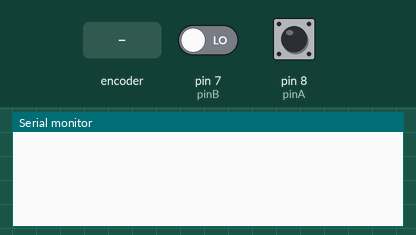
Recording of a sketch running on a simulated Arduino Uno, built with avr-gcc and run on an emulated ATmega328P. Parts: the last lines printed to the serial monitor. The test bench sets the inputs (shaded band); at power-on: pin 7 (pinB) LOW, pin 8 (pinA) HIGH.

Above: at 1.2 s.
1.3 s: rotary encoder on pin 8 (pinA) / pin 7 (pinB) turned 1 step (first pin leading)
At 2.6 s:
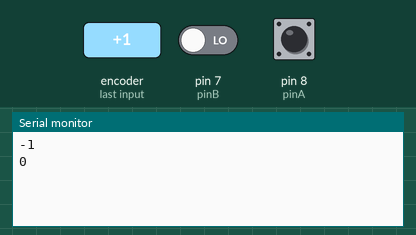
3.0 s: rotary encoder on pin 8 (pinA) / pin 7 (pinB) turned 1 step (first pin leading)
At 4.1 s:
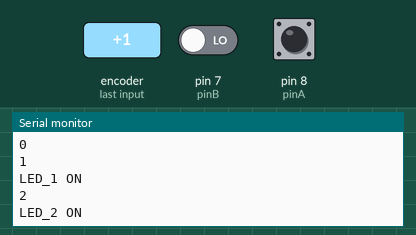
Timing chart, 0 to 6.0 s (numbered marks = the images above; inputs shaded):
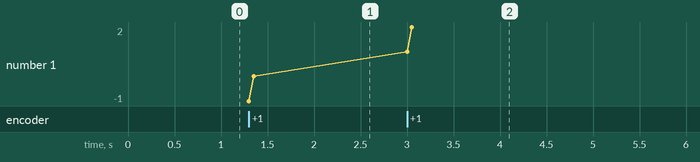

The sketch:

Rotary_Encoder_Led_Slider.ino
```cpp
int pinA=8;
int pinB=7;
int buttonPin=6;
int c=0;
int lastStateA;
int currentStateA;
int dt=100;
int Led1=5;
int Led2=4;
int Led3=3;
int Led4=2;
int mod;

void setup()
{
  pinMode(pinA,INPUT);
  pinMode(pinB,INPUT);
  pinMode(buttonPin,INPUT);
  Serial.begin(9600);

  lastStateA=digitalRead(pinA); //for counting steps
}
void loop()
{
    currentStateA=digitalRead(pinA);
    if(lastStateA!=currentStateA) //count increses both in cw or acw rotation as it only counts steps....so if step changes coount increases.
    {
      //if last state not equal to current state...it means count has increased....now we have to check in which direction it has it has increased.
      if(digitalRead(pinB)!=currentStateA)
      {
      c++;
      }
      else
      {
        c--;
      }
      Serial.println(c);
      //mod=c%4;

      if(c==1)
      {
        Serial.println("LED_1 ON");
      }
      if(c==2)
      {
        Serial.println("LED_2 ON");
      }
       if(c==3)
      {
        Serial.println("LED_3 ON");
      }
       if(c==4)
      {
        Serial.println("LED_4 ON");
      }

      if(c==-4)
      {
        Serial.println("LED_1 ON");
      }
      if(mod==-3)
      {
        Serial.println("LED_2 ON");
      }
       if(mod==-2)
      {
        Serial.println("LED_3 ON");
      }
       if(mod==-1)
      {
        Serial.println("LED_4 ON");
      }
    }
   lastStateA=currentStateA;
}
```

Measured:
- after the input at 1.3 s, the serial monitor: prints a new line at once (image 1)
- after the input at 3.0 s, the serial monitor: prints a new line at once (image 2)
- plotted number 1: 0 → 2 after the input at 3.0 s
